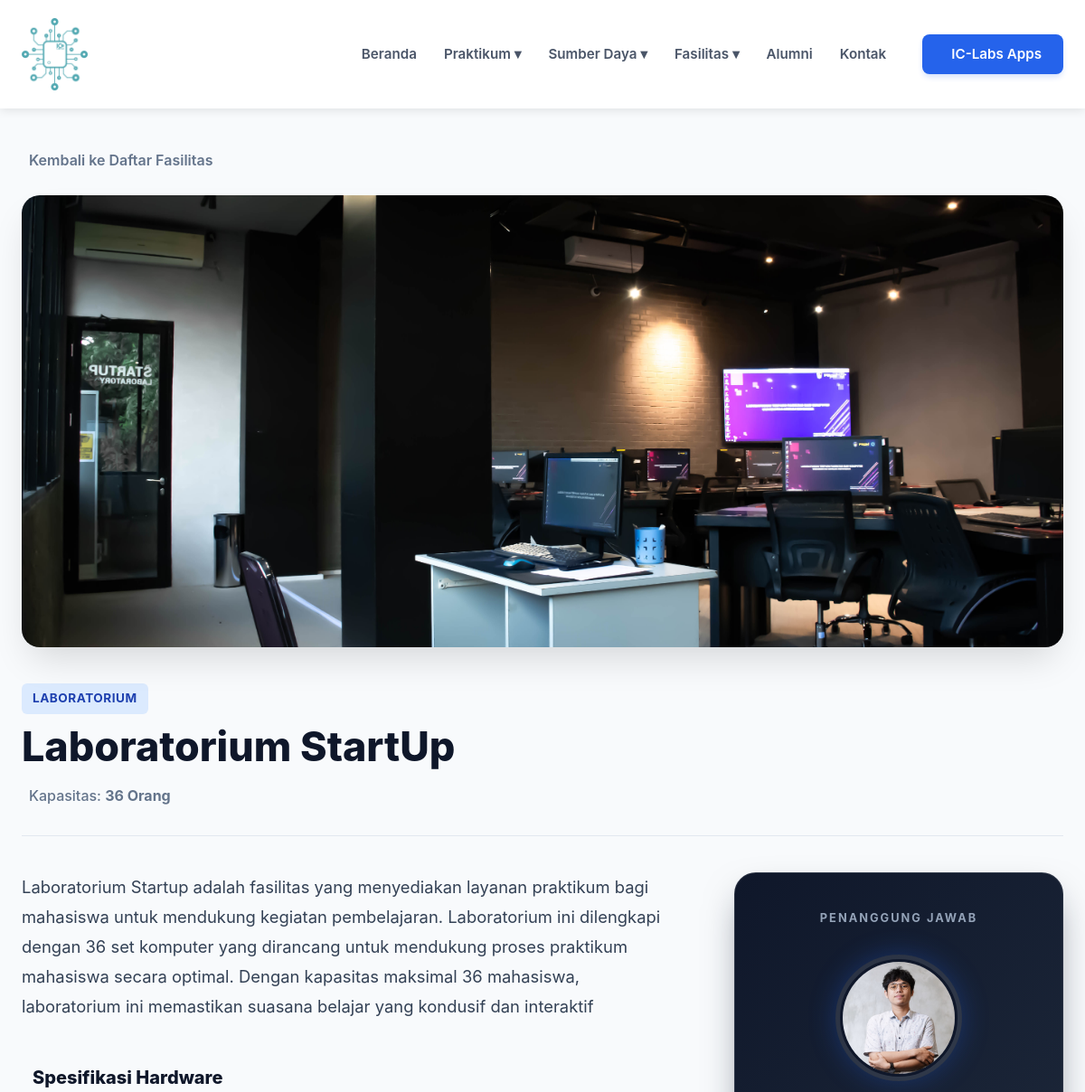
/public/detail_fasilitas/23 (upper part), run on an earlier commit of the app's database.
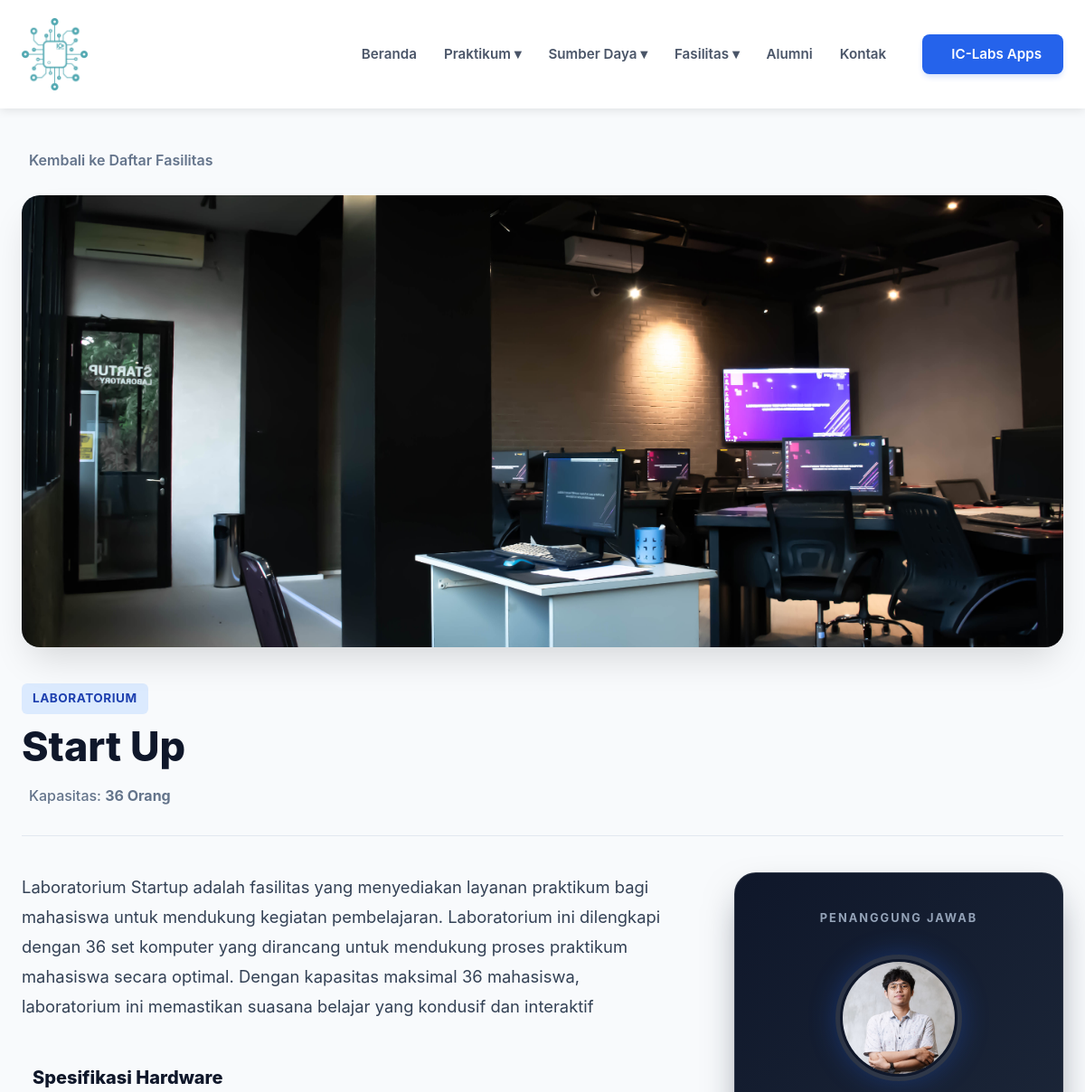
And on a later commit of the database.
### tables this page shows
CREATE TABLE `laboratorium` (
  `idLaboratorium` int(11) NOT NULL,
  `nama` varchar(100) NOT NULL,
  `jenis` enum('Laboratorium','Riset') DEFAULT 'Laboratorium',
  `idKordinatorAsisten` int(11) DEFAULT NULL,
  `deskripsi` text DEFAULT NULL,
  `gambar` varchar(255) DEFAULT NULL,
  `jumlahPc` int(11) DEFAULT NULL,
  `jumlahKursi` int(11) DEFAULT NULL,
  `lokasi` varchar(255) DEFAULT NULL,
  `kapasitas` int(11) DEFAULT 0,
  `processor` varchar(255) DEFAULT NULL,
  `ram` varchar(100) DEFAULT NULL,
  `storage` varchar(100) DEFAULT NULL,
  `gpu` varchar(255) DEFAULT NULL,
  `monitor` varchar(255) DEFAULT NULL,
  `software` text DEFAULT NULL,
  `fasilitas_pendukung` text DEFAULT NULL,
  `koordinator_nama` varchar(255) DEFAULT NULL,
  `koordinator_foto` varchar(255) DEFAULT NULL
);

CREATE TABLE `asisten` (
  `idAsisten` int(11) NOT NULL,
  `nama` varchar(100) NOT NULL,
  `jurusan` varchar(100) DEFAULT NULL,
  `jabatan` varchar(100) DEFAULT NULL,
  `kategori` varchar(50) DEFAULT NULL,
  `lab` varchar(100) DEFAULT NULL,
  `spesialisasi` varchar(255) DEFAULT NULL,
  `bio` text DEFAULT NULL,
  `skills` text DEFAULT NULL,
  `email` varchar(100) DEFAULT NULL,
  `foto` varchar(255) DEFAULT NULL,
  `statusAktif` varchar(20) DEFAULT 'Asisten',
  `isKoordinator` tinyint(1) DEFAULT 0,
  `urutanTampilan` int(11) DEFAULT 0
);

### app/views/fasilitas/detail.php (the view, shortened to what this page needs)
<?php
global $pdo;
$lab = null;
$gallery = [];
$id_lab = 0;
if (isset($data['id'])) {
    $id_lab = $data['id'];
} elseif (isset($_GET['id'])) {
    $id_lab = $_GET['id'];
} else {
    $path = parse_url($_SERVER['REQUEST_URI'], PHP_URL_PATH);
    $segments = explode('/', trim($path, '/'));
    $lastSegment = end($segments);
    if (is_numeric($lastSegment)) $id_lab = $lastSegment;
}
if ($id_lab > 0) {
    try {
        $query = "SELECT l.*, a.email as email_koordinator, a.nama as nama_asisten, a.foto as foto_asisten
                  FROM laboratorium l
                  LEFT JOIN asisten a ON l.idKordinatorAsisten = a.idAsisten
                  WHERE l.idLaboratorium = ?";
        $stmt = $pdo->prepare($query);
        $stmt->execute([$id_lab]);
        $lab = $stmt->fetch(PDO::FETCH_ASSOC);
        if ($lab) {
            $stmtImg = $pdo->prepare("SELECT namaGambar, deskripsiGambar FROM laboratorium_gambar WHERE idLaboratorium = ? ORDER BY isUtama DESC, urutan ASC");
            $stmtImg->execute([$id_lab]);
            $extraImages = $stmtImg->fetchAll(PDO::FETCH_ASSOC);
            foreach ($extraImages as $img) {
                if (!empty($img['namaGambar']) && file_exists(ROOT_PROJECT . '/public/assets/uploads/' . $img['namaGambar'])) {
                    if (empty($lab['gambar']) || $lab['gambar'] !== $img['namaGambar']) {
                        $gallery[] = [
                            'src' => ASSETS_URL . '/assets/uploads/' . $img['namaGambar'],
                            'desc' => $img['deskripsiGambar'] ?? ''
                        ];
                    }
                }
            }
        }
    } catch (Exception $e) {}
}
if ($lab) {
    $hardwareData = [
        'Processor' => $lab['processor'],
        'RAM'       => $lab['ram'],
        'Storage'   => $lab['storage'],
        'GPU'       => $lab['gpu'],
        'Monitor'   => $lab['monitor'],
        'Jumlah PC' => $lab['jumlahPc'] ? $lab['jumlahPc'] . ' Unit' : null,
    ];
    $hardwareData = array_filter($hardwareData, fn($value) => !empty($value));
    $coordName = !empty($lab['koordinator_nama']) ? $lab['koordinator_nama'] : ($lab['nama_asisten'] ?? 'Koordinator Lab');
    $initials = '';
    foreach (explode(' ', $coordName) as $part) {
        if (ctype_alpha($part[0])) $initials .= strtoupper($part[0]);
        if (strlen($initials) >= 2) break;
    }
    $backLink = ($lab['jenis'] === 'Riset') ? PUBLIC_URL . '/riset' : PUBLIC_URL . '/laboratorium';
}
?>
<section class="fasilitas-section">
    <div class="container">
        <?php if ($lab) : ?>
            <a href="<?= $backLink ?>" class="btn-back">
                <i class="ri-arrow-left-line"></i> Kembali ke Daftar Fasilitas
            </a>
            <div class="slider-container" id="labSlider">
                <?php if (!empty($gallery)) : ?>
                    <div class="slider-track" id="sliderTrack">
                        <?php foreach ($gallery as $index => $img) : ?>
                            <div class="slide-item">
                                <img src="<?= $img['src'] ?>" alt="Slide <?= $index + 1 ?>">
                            </div>
                        <?php endforeach; ?>
                    </div>
                <?php endif; ?>
            </div>
            <div class="main-info-header">
                <span class="badge-type"><?= htmlspecialchars($lab['jenis']) ?></span>
                <h1 class="main-title"><?= htmlspecialchars($lab['nama']) ?></h1>
                <div class="meta-info-row">
                    <div class="meta-item-detail">
                        <span>Kapasitas: <b><?= $lab['kapasitas'] ?> Orang</b></span>
                    </div>
                </div>
            </div>
            <div class="detail-bottom-split">
                <div class="left-details">
                    <div class="description">
                        <?= nl2br(htmlspecialchars($lab['deskripsi'] ?? 'Deskripsi belum tersedia.')) ?>
                    </div>
                    <?php if (!empty($hardwareData)) : ?>
                    <div class="spec-group">
                        <h3><i class="ri-cpu-line"></i> Spesifikasi Hardware</h3>
                    </div>
                    <?php endif; ?>
                </div>
                <div class="right-sidebar">
                    <div class="coord-card-premium">
                        <span class="coord-label-top">PENANGGUNG JAWAB</span>
                        <div class="coord-photo-frame">
                            <?php
                                $fotoKoord = null;
                                if (!empty($lab['koordinator_foto']) && file_exists(ROOT_PROJECT.'/public/assets/uploads/'.$lab['koordinator_foto'])) {
                                    $fotoKoord = ASSETS_URL . '/assets/uploads/' . $lab['koordinator_foto'];
                                } elseif (!empty($lab['foto_asisten']) && file_exists(ROOT_PROJECT.'/public/assets/uploads/'.$lab['foto_asisten'])) {
                                    $fotoKoord = ASSETS_URL . '/assets/uploads/' . $lab['foto_asisten'];
                                }
                                if ($fotoKoord):
                            ?>
                                <img src="<?= $fotoKoord ?>" class="coord-img-circle" alt="Foto Koordinator" loading="lazy">
                            <?php else: ?>
                                <div class="coord-avatar-circle"><?= $initials ?></div>
                            <?php endif; ?>
                        </div>
                    </div>
                </div>
            </div>
        <?php endif; ?>
    </div>
</section>

### public/index.php (shortened to what this page needs)
<?php
$pageParam = $_GET['page'] ?? null;
$routeParam = $_GET['route'] ?? null;
$request_uri = $_SERVER['REQUEST_URI'] ?? '/';
$uri_clean   = explode('?', $request_uri)[0];
$script_name = rtrim(dirname($_SERVER['SCRIPT_NAME']), '/\\');
$uriPath     = str_replace($script_name, '', $uri_clean);
$path = trim($pageParam ?? $routeParam ?? $uriPath, '/');
$segments = array_values(array_filter(
    explode('/', $path),
    fn($s) => $s !== ''
));
$page = $segments[0] ?? 'home';
$direct_views = [
    'home'         => 'home/index.php',
    'apps'         => 'home/apps.php',
    'jadwal'       => 'praktikum/jadwal.php',
    'tatatertib'   => 'praktikum/tatatertib.php',
    'formatpenulisan' => 'praktikum/format_penulisan.php',
    'riset'        => 'fasilitas/riset.php',
    'laboratorium' => 'fasilitas/laboratorium.php',
    'detail_fasilitas' => 'fasilitas/detail.php',
    'kepala'       => 'sumberdaya/kepala.php',
];
if (array_key_exists($page, $direct_views)) {
    if (file_exists(VIEW_PATH . '/templates/header.php')) require_once VIEW_PATH . '/templates/header.php';
    $viewFile = VIEW_PATH . '/' . $direct_views[$page];
    if (file_exists($viewFile)) {
        require_once $viewFile;
    } else {
        echo "<div style='padding:50px; text-align:center;'><h3>Halaman Tidak Ditemukan</h3></div>";
    }
    if (file_exists(VIEW_PATH . '/templates/footer.php')) require_once VIEW_PATH . '/templates/footer.php';
    exit;
}
?>

### app/views/templates/header.php (shortened to what this page needs)
<!DOCTYPE html>
<html lang="id">
<head>
    <link rel="stylesheet" href="<?= PUBLIC_URL ?>/css/variables.css">
    <link rel="stylesheet" href="<?= PUBLIC_URL ?>/css/style.css">
    <?php
        $pageQuery = $_GET['page'] ?? null;
        $uri = parse_url($_SERVER['REQUEST_URI'], PHP_URL_PATH);
        $scriptName = dirname($_SERVER['SCRIPT_NAME']);
        $path = str_replace($scriptName, '', $uri);
        $segments = array_values(array_filter(explode('/', trim($path, '/'))));
        $curPage = $page ?? $pageQuery ?? ($segments[0] ?? 'home');
        if (strpos($curPage, 'detail') !== false || strpos($curPage, 'asisten') !== false) {
            if (strpos($curPage, 'alumni') !== false) {
                $curPage = 'alumni';
            } elseif (strpos($curPage, 'fasilitas') !== false || strpos($curPage, 'laboratorium') !== false) {
                $curPage = 'fasilitas';
            } else {
                $curPage = 'sumberdaya';
            }
        }
        $cssMap = [
            'home'         => 'home.css',
            'tatatertib'   => 'praktikum.css',
            'jadwal'       => 'praktikum.css',
            'jadwalupk'    => 'praktikum.css',
            'modul'        => 'praktikum.css',
            'formatpenulisan' => 'praktikum.css',
            'kepala'       => 'sumberdaya.css',
            'asisten'      => 'sumberdaya.css',
            'sumberdaya'   => 'sumberdaya.css',
            'detail'       => 'sumberdaya.css',
            'fasilitas'    => 'fasilitas.css',
            'riset'        => 'fasilitas.css',
            'laboratorium' => 'fasilitas.css',
            'denah'        => 'fasilitas.css',
            'sop'          => 'sumberdaya.css',
            'alumni'       => 'alumni.css',
            'contact'      => 'contact.css',
            'apps'         => 'apps.css'
        ];
        if (array_key_exists($curPage, $cssMap)) {
            echo '<link rel="stylesheet" href="' . PUBLIC_URL . '/css/' . $cssMap[$curPage] . '">';
        }
    ?>
    <link href="https://cdn.jsdelivr.net/npm/remixicon@3.5.0/fonts/remixicon.css" rel="stylesheet">
</head>
<body>
    <nav class="navbar">
        <div class="container">
            <div class="logo">
                <a href="<?= PUBLIC_URL ?>/home" class="brand-logo">
                    <img src="<?= PUBLIC_URL ?>/images/navbar-icon.png" alt="Logo IC-Labs" class="logo-img">
                </a>
            </div>
            <ul class="nav-links">
                <li><a href="<?= PUBLIC_URL ?>/home">Beranda</a></li>
                <li class="dropdown">
                    <a href="javascript:void(0);" class="dropbtn">Praktikum ▾</a>
                </li>
                <li class="dropdown">
                    <a href="javascript:void(0);" class="dropbtn">Sumber Daya ▾</a>
                </li>
                <li class="dropdown">
                    <a href="javascript:void(0);" class="dropbtn">Fasilitas ▾</a>
                </li>
                <li><a href="<?= PUBLIC_URL ?>/alumni">Alumni</a></li>
                <li><a href="<?= PUBLIC_URL ?>/contact">Kontak</a></li>
                <li>
                    <a href="<?= PUBLIC_URL ?>/apps" class="btn-nav-apps">
                        <i class="ri-apps-2-line"></i> IC-Labs Apps
                    </a>
                </li>
            </ul>
        </div>
    </nav>
    <main>

### app/views/templates/footer.php (shortened to what this page needs)
<link href="https://cdn.jsdelivr.net/npm/remixicon@3.5.0/fonts/remixicon.css" rel="stylesheet">
</body>
</html>

### public/css/variables.css (style rules this page uses)
:root { --primary-navy: #1e3a8a; --primary-blue: #2563eb; --hover-blue: #1e40af; --bg-light: #f8fbff; --bg-white: #ffffff; --bg-soft: #eff6ff; --text-dark: #1a202c; --text-grey: #4a5568; --text-light: #dbeafe; --border-color: #e2e8f0; --border-blue: #eff6ff; --shadow-soft: 0 4px 12px rgba(30, 58, 138, 0.05); --container-width: 1280px; --font-main: 'Inter', 'Segoe UI', sans-serif; --radius-card: 15px; --radius-btn: 50px; }

### public/css/style.css (style rules this page uses)
* { margin: 0; padding: 0; box-sizing: border-box; font-family: "Inter", "Segoe UI", sans-serif; }
body { background-color: #f8fbff; color: #1a202c; line-height: 1.6; padding-top: 80px; }
html, body { max-width: 100%; overflow-x: hidden; }
.container { width: 100%; max-width: 1200px; margin: 0 auto; padding: 0 24px; }
h1, h2, h3, h4 { color: #1e3a8a; font-weight: 800; }
a { text-decoration: none; transition: 0.3s ease; }
img { max-width: 100%; display: block; }
.navbar { position: fixed; top: 0; left: 0; width: 100%; z-index: 9999; background-color: #ffffff; box-shadow: 0 2px 10px rgba(0, 0, 0, 0.1); padding: 15px 0; }
.navbar .container { display: flex; justify-content: space-between; align-items: center; }
.logo { display: flex; align-items: center; }
.brand-logo { display: flex; align-items: center; padding: 5px 0; text-decoration: none; }
.logo-img { height: 80px; width: auto; object-fit: contain; display: block; transition: transform 0.3s ease; }
.nav-links { list-style: none; display: flex; gap: 30px; align-items: center; }
.nav-links a { color: #4a5568; font-weight: 600; font-size: 0.95rem; }
.btn-nav-apps { background-color: #2563eb; color: #fff !important; padding: 10px 24px; border-radius: 8px; font-weight: 600; display: inline-flex; align-items: center; gap: 8px; transition: all 0.3s ease; box-shadow: 0 4px 6px -1px rgba(37, 99, 235, 0.2); margin-left: 10px; }
.dropdown { position: relative; }

### public/css/fasilitas.css (style rules this page uses)
.fasilitas-section { padding: 80px 0; background-color: #f8fafc; min-height: 100vh; font-family: "Inter", -apple-system, BlinkMacSystemFont, sans-serif; }
.container { max-width: 1200px; margin: 0 auto; padding: 0 24px; }
.btn-back { display: inline-flex; align-items: center; gap: 8px; color: #64748b; text-decoration: none; font-weight: 600; margin-bottom: 25px; transition: color 0.2s; }
.slider-container { position: relative; width: 100%; height: 500px; border-radius: 20px; overflow: hidden; box-shadow: 0 20px 40px -10px rgba(0, 0, 0, 0.15); background: #e2e8f0; margin-bottom: 40px; }
.slider-track { display: flex; height: 100%; transition: transform 0.5s cubic-bezier(0.4, 0, 0.2, 1); }
.slide-item { min-width: 100%; height: 100%; position: relative; }
.slide-item img { width: 100%; height: 100%; object-fit: cover; }
.main-info-header { margin-bottom: 40px; border-bottom: 1px solid #e2e8f0; padding-bottom: 30px; }
.main-title { font-size: 2.8rem; color: #0f172a; font-weight: 800; line-height: 1.2; margin: 10px 0; }
.badge-type { display: inline-block; background: #dbeafe; color: #1e40af; padding: 6px 12px; border-radius: 6px; font-size: 0.85rem; font-weight: 700; text-transform: uppercase; letter-spacing: 0.5px; }
.meta-info-row { display: flex; gap: 25px; margin-top: 15px; color: #64748b; font-weight: 500; }
.meta-item-detail { display: flex; align-items: center; gap: 8px; }
.detail-bottom-split { display: grid; grid-template-columns: 2fr 1fr; gap: 60px; align-items: start; }
.description { font-size: 1.15rem; color: #334155; line-height: 1.8; margin-bottom: 45px; }
.spec-group { margin-bottom: 40px; }
.spec-group h3 { font-size: 1.25rem; color: #0f172a; display: flex; align-items: center; gap: 12px; margin-bottom: 20px; padding-bottom: 12px; border-bottom: 2px solid #e2e8f0; }
.coord-card-premium { background: #0f172a; background-image: linear-gradient(135deg, #0f172a 0%, #1e293b 100%); color: #fff; border-radius: 24px; padding: 40px 30px; text-align: center; position: sticky; top: 100px; box-shadow: 0 20px 40px -10px rgba(15, 23, 42, 0.5); border: 1px solid rgba(255, 255, 255, 0.1); }
.coord-label-top { font-size: 0.8rem; text-transform: uppercase; letter-spacing: 2px; color: #94a3b8; font-weight: 700; margin-bottom: 30px; display: block; }
.coord-photo-frame { width: 140px; height: 140px; margin: 0 auto 25px; padding: 5px; background: rgba(255, 255, 255, 0.1); border-radius: 50%; box-shadow: 0 0 30px rgba(37, 99, 235, 0.3); }
.coord-img-circle { width: 100%; height: 100%; object-fit: cover; border-radius: 50%; border: 3px solid #0f172a; }

What changed in the data, as far as the page shows it:
changed laboratorium "LABORATORIUM": nama "Laboratorium StartUp" → "Start Up"
